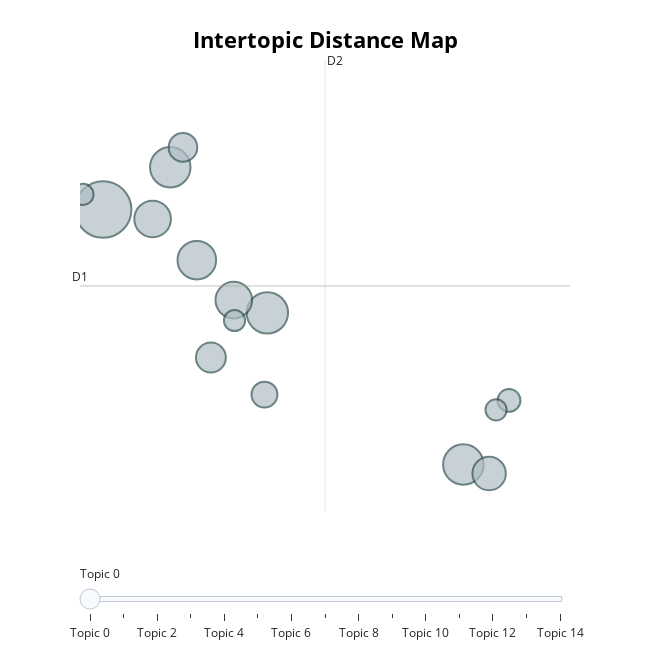
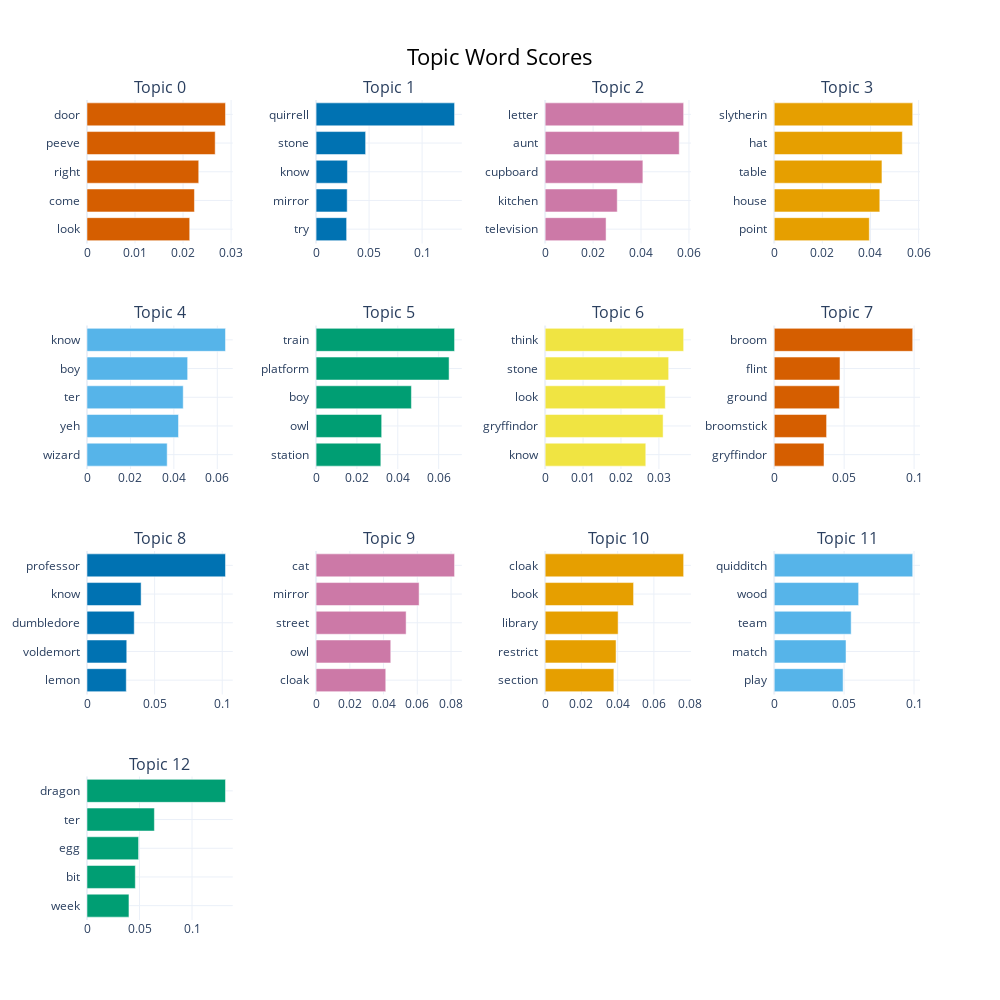

Notebook code for these charts, in order:
### Code cell
# 🔢 Funkcija za broj pravih tema (isključujući outlier -1)
def count_true_topics(topic_info_df):
    return topic_info_df[topic_info_df.Topic != -1].shape[0]

# 🥇 Izbor najboljeg modela po broju pravih tema
best_bertopic = max(bertopic_results, key=lambda x: count_true_topics(x["topic_info"]))
best_model = best_bertopic["model"]

print("\n🏆 Najbolji BERTopic model:")
print(f"- ngram_range: {best_bertopic['ngram']}")
print(f"- min_topic_size: {best_bertopic['min_topic_size']}")
print(f"- Broj pravih tema: {count_true_topics(best_bertopic['topic_info'])}")

# 🧾 Prikaz svih 13 tema
print("\n📄 Sve teme:")
topic_info = best_model.get_topic_info()
print(topic_info[topic_info.Topic != -1].head(13))  # samo 13 tema, bez -1 outlier-a

# 📊 Interaktivna vizualizacija svih tema
best_model.visualize_topics().show()

# 📈 Bar chart za svih 13 tema
best_model.visualize_barchart(top_n_topics=13).show()

### Figure 1 — Plotly figure (JSON) as saved in the notebook; plotly's stock layout.template omitted (floating-point values rounded to 4 significant figures)
{"data": [{"customdata": [[0, "door | peeve | right | come | look", 43], [1, "quirrell | stone | know | mirror | try", 23], [2, "letter | aunt | cupboard | kitchen | television", 22], [3, "slytherin | hat | table | house | point", 22], [4, "know | boy | ter | yeh | wizard", 20], [5, "train | platform | boy | owl | station", 18], [6, "think | stone | look | gryffindor | know", 18], [7, "broom | flint | ground | broomstick | gryffindor", 15], [8, "professor | know | dumbledore | voldemort | lemon", 12], [9, "cat | mirror | street | owl | cloak", 11], [10, "cloak | book | library | restrict | section", 9], [11, "quidditch | wood | team | match | play", 7], [12, "dragon | ter | egg | bit | week", 6], [13, "wand | inch | curious | measure | yes", 6], [14, "wood | bludger | ball | snitch | chaser", 6]], "hovertemplate": "<b>Topic %{customdata[0]}</b><br>%{customdata[1]}<br>Size: %{customdata[2]}", "legendgroup": "", "marker": {"color": "#B0BEC5", "line": {"color": "DarkSlateGrey", "width": 2}, "size": [43, 23, 22, 22, 20, 18, 18, 15, 12, 11, 9, 7, 6, 6, 6], "sizemode": "area", "sizeref": 0.02687, "symbol": "circle"}, "mode": "markers", "name": "", "orientation": "v", "showlegend": false, "type": "scatter", "x": [0.009855, 2.488, 1.023, 5.446, 1.424, 0.757, 1.982, 5.835, 1.637, 1.215, 2.445, 6.135, 1.993, -0.2945, 5.939], "xaxis": "x", "y": [6.957, 5.575, 7.521, 3.547, 6.279, 6.83, 5.745, 3.427, 4.977, 7.787, 4.482, 4.404, 5.473, 7.158, 4.278], "yaxis": "y"}], "layout": {"annotations": [{"showarrow": false, "text": "D1", "x": -0.3386, "y": 5.934, "yshift": 10}, {"showarrow": false, "text": "D2", "x": 3.358, "xshift": 10, "y": 8.955}], "height": 650, "hoverlabel": {"bgcolor": "white", "font": {"family": "Rockwell", "size": 16}}, "legend": {"itemsizing": "constant", "tracegroupgap": 0}, "margin": {"t": 60}, "shapes": [{"line": {"color": "#CFD8DC", "width": 2}, "type": "line", "x0": 3.358, "x1": 3.358, "y0": 2.913, "y1": 8.955}, {"line": {"color": "#9E9E9E", "width": 2}, "type": "line", "x0": -0.3386, "x1": 7.055, "y0": 5.934, "y1": 5.934}], "sliders": [{"active": 0, "pad": {"t": 50}, "steps": [{"args": [{"marker.color": [["red", "#B0BEC5", "#B0BEC5", "#B0BEC5", "#B0BEC5", "#B0BEC5", "#B0BEC5", "#B0BEC5", "#B0BEC5", "#B0BEC5", "#B0BEC5", "#B0BEC5", "#B0BEC5", "#B0BEC5", "#B0BEC5"]]}], "label": "Topic 0", "method": "update"}, {"args": [{"marker.color": [["#B0BEC5", "red", "#B0BEC5", "#B0BEC5", "#B0BEC5", "#B0BEC5", "#B0BEC5", "#B0BEC5", "#B0BEC5", "#B0BEC5", "#B0BEC5", "#B0BEC5", "#B0BEC5", "#B0BEC5", "#B0BEC5"]]}], "label": "Topic 1", "method": "update"}, {"args": [{"marker.color": [["#B0BEC5", "#B0BEC5", "red", "#B0BEC5", "#B0BEC5", "#B0BEC5", "#B0BEC5", "#B0BEC5", "#B0BEC5", "#B0BEC5", "#B0BEC5", "#B0BEC5", "#B0BEC5", "#B0BEC5", "#B0BEC5"]]}], "label": "Topic 2", "method": "update"}, {"args": [{"marker.color": [["#B0BEC5", "#B0BEC5", "#B0BEC5", "red", "#B0BEC5", "#B0BEC5", "#B0BEC5", "#B0BEC5", "#B0BEC5", "#B0BEC5", "#B0BEC5", "#B0BEC5", "#B0BEC5", "#B0BEC5", "#B0BEC5"]]}], "label": "Topic 3", "method": "update"}, {"args": [{"marker.color": [["#B0BEC5", "#B0BEC5", "#B0BEC5", "#B0BEC5", "red", "#B0BEC5", "#B0BEC5", "#B0BEC5", "#B0BEC5", "#B0BEC5", "#B0BEC5", "#B0BEC5", "#B0BEC5", "#B0BEC5", "#B0BEC5"]]}], "label": "Topic 4", "method": "update"}, {"args": [{"marker.color": [["#B0BEC5", "#B0BEC5", "#B0BEC5", "#B0BEC5", "#B0BEC5", "red", "#B0BEC5", "#B0BEC5", "#B0BEC5", "#B0BEC5", "#B0BEC5", "#B0BEC5", "#B0BEC5", "#B0BEC5", "#B0BEC5"]]}], "label": "Topic 5", "method": "update"}, {"args": [{"marker.color": [["#B0BEC5", "#B0BEC5", "#B0BEC5", "#B0BEC5", "#B0BEC5", "#B0BEC5", "red", "#B0BEC5", "#B0BEC5", "#B0BEC5", "#B0BEC5", "#B0BEC5", "#B0BEC5", "#B0BEC5", "#B0BEC5"]]}], "label": "Topic 6", "method": "update"}, {"args": [{"marker.color": [["#B0BEC5", "#B0BEC5", "#B0BEC5", "#B0BEC5", "#B0BEC5", "#B0BEC5", "#B0BEC5", "red", "#B0BEC5", "#B0BEC5", "#B0BEC5", "#B0BEC5", "#B0BEC5", "#B0BEC5", "#B0BEC5"]]}], "label": "Topic 7", "method": "update"}, {"args": [{"marker.color": [["#B0BEC5", "#B0BEC5", "#B0BEC5", "#B0BEC5", "#B0BEC5", "#B0BEC5", "#B0BEC5", "#B0BEC5", "red", "#B0BEC5", "#B0BEC5", "#B0BEC5", "#B0BEC5", "#B0BEC5", "#B0BEC5"]]}], "label": "Topic 8", "method": "update"}, {"args": [{"marker.color": [["#B0BEC5", "#B0BEC5", "#B0BEC5", "#B0BEC5", "#B0BEC5", "#B0BEC5", "#B0BEC5", "#B0BEC5", "#B0BEC5", "red", "#B0BEC5", "#B0BEC5", "#B0BEC5", "#B0BEC5", "#B0BEC5"]]}], "label": "Topic 9", "method": "update"}, {"args": [{"marker.color": [["#B0BEC5", "#B0BEC5", "#B0BEC5", "#B0BEC5", "#B0BEC5", "#B0BEC5", "#B0BEC5", "#B0BEC5", "#B0BEC5", "#B0BEC5", "red", "#B0BEC5", "#B0BEC5", "#B0BEC5", "#B0BEC5"]]}], "label": "Topic 10", "method": "update"}, {"args": [{"marker.color": [["#B0BEC5", "#B0BEC5", "#B0BEC5", "#B0BEC5", "#B0BEC5", "#B0BEC5", "#B0BEC5", "#B0BEC5", "#B0BEC5", "#B0BEC5", "#B0BEC5", "red", "#B0BEC5", "#B0BEC5", "#B0BEC5"]]}], "label": "Topic 11", "method": "update"}, {"args": [{"marker.color": [["#B0BEC5", "#B0BEC5", "#B0BEC5", "#B0BEC5", "#B0BEC5", "#B0BEC5", "#B0BEC5", "#B0BEC5", "#B0BEC5", "#B0BEC5", "#B0BEC5", "#B0BEC5", "red", "#B0BEC5", "#B0BEC5"]]}], "label": "Topic 12", "method": "update"}, {"args": [{"marker.color": [["#B0BEC5", "#B0BEC5", "#B0BEC5", "#B0BEC5", "#B0BEC5", "#B0BEC5", "#B0BEC5", "#B0BEC5", "#B0BEC5", "#B0BEC5", "#B0BEC5", "#B0BEC5", "#B0BEC5", "red", "#B0BEC5"]]}], "label": "Topic 13", "method": "update"}, {"args": [{"marker.color": [["#B0BEC5", "#B0BEC5", "#B0BEC5", "#B0BEC5", "#B0BEC5", "#B0BEC5", "#B0BEC5", "#B0BEC5", "#B0BEC5", "#B0BEC5", "#B0BEC5", "#B0BEC5", "#B0BEC5", "#B0BEC5", "red"]]}], "label": "Topic 14", "method": "update"}]}], "title": {"font": {"color": "Black", "size": 22}, "text": "<b>Intertopic Distance Map</b>", "x": 0.5, "xanchor": "center", "y": 0.95, "yanchor": "top"}, "width": 650, "xaxis": {"anchor": "y", "domain": [0, 1], "range": [-0.3386, 7.055], "title": {"text": ""}, "visible": false}, "yaxis": {"anchor": "x", "domain": [0, 1], "range": [2.913, 8.955], "title": {"text": ""}, "visible": false}}}

### Figure 2 — Plotly figure (JSON) as saved in the notebook; plotly's stock layout.template omitted (floating-point values rounded to 4 significant figures)
{"data": [{"marker": {"color": "#D55E00"}, "orientation": "h", "type": "bar", "x": [0.02138, 0.02237, 0.02326, 0.02669, 0.02883], "xaxis": "x", "y": ["look  ", "come  ", "right  ", "peeve  ", "door  "], "yaxis": "y"}, {"marker": {"color": "#0072B2"}, "orientation": "h", "type": "bar", "x": [0.02882, 0.02934, 0.02958, 0.04673, 0.1306], "xaxis": "x2", "y": ["try  ", "mirror  ", "know  ", "stone  ", "quirrell  "], "yaxis": "y2"}, {"marker": {"color": "#CC79A7"}, "orientation": "h", "type": "bar", "x": [0.02541, 0.03008, 0.04077, 0.05594, 0.05777], "xaxis": "x3", "y": ["television  ", "kitchen  ", "cupboard  ", "aunt  ", "letter  "], "yaxis": "y3"}, {"marker": {"color": "#E69F00"}, "orientation": "h", "type": "bar", "x": [0.03951, 0.04387, 0.04476, 0.05322, 0.05755], "xaxis": "x4", "y": ["point  ", "house  ", "table  ", "hat  ", "slytherin  "], "yaxis": "y4"}, {"marker": {"color": "#56B4E9"}, "orientation": "h", "type": "bar", "x": [0.03692, 0.04213, 0.0443, 0.04634, 0.06377], "xaxis": "x5", "y": ["wizard  ", "yeh  ", "ter  ", "boy  ", "know  "], "yaxis": "y5"}, {"marker": {"color": "#009E73"}, "orientation": "h", "type": "bar", "x": [0.0317, 0.03211, 0.04667, 0.06511, 0.06779], "xaxis": "x6", "y": ["station  ", "owl  ", "boy  ", "platform  ", "train  "], "yaxis": "y6"}, {"marker": {"color": "#F0E442"}, "orientation": "h", "type": "bar", "x": [0.02654, 0.03111, 0.03168, 0.03257, 0.03652], "xaxis": "x7", "y": ["know  ", "gryffindor  ", "look  ", "stone  ", "think  "], "yaxis": "y7"}, {"marker": {"color": "#D55E00"}, "orientation": "h", "type": "bar", "x": [0.03559, 0.03743, 0.04659, 0.04703, 0.09901], "xaxis": "x8", "y": ["gryffindor  ", "broomstick  ", "ground  ", "flint  ", "broom  "], "yaxis": "y8"}, {"marker": {"color": "#0072B2"}, "orientation": "h", "type": "bar", "x": [0.02905, 0.0294, 0.03493, 0.04001, 0.1024], "xaxis": "x9", "y": ["lemon  ", "voldemort  ", "dumbledore  ", "know  ", "professor  "], "yaxis": "y9"}, {"marker": {"color": "#CC79A7"}, "orientation": "h", "type": "bar", "x": [0.04131, 0.04427, 0.05337, 0.06107, 0.08209], "xaxis": "x10", "y": ["cloak  ", "owl  ", "street  ", "mirror  ", "cat  "], "yaxis": "y10"}, {"marker": {"color": "#E69F00"}, "orientation": "h", "type": "bar", "x": [0.03792, 0.03913, 0.04026, 0.04879, 0.07642], "xaxis": "x11", "y": ["section  ", "restrict  ", "library  ", "book  ", "cloak  "], "yaxis": "y11"}, {"marker": {"color": "#56B4E9"}, "orientation": "h", "type": "bar", "x": [0.04926, 0.05136, 0.05504, 0.06038, 0.09908], "xaxis": "x12", "y": ["play  ", "match  ", "team  ", "wood  ", "quidditch  "], "yaxis": "y12"}, {"marker": {"color": "#009E73"}, "orientation": "h", "type": "bar", "x": [0.03996, 0.04602, 0.04912, 0.06418, 0.1319], "xaxis": "x13", "y": ["week  ", "bit  ", "egg  ", "ter  ", "dragon  "], "yaxis": "y13"}], "layout": {"annotations": [{"font": {"size": 16}, "showarrow": false, "text": "Topic 0", "x": 0.0875, "xanchor": "center", "xref": "paper", "y": 1, "yanchor": "bottom", "yref": "paper"}, {"font": {"size": 16}, "showarrow": false, "text": "Topic 1", "x": 0.3625, "xanchor": "center", "xref": "paper", "y": 1, "yanchor": "bottom", "yref": "paper"}, {"font": {"size": 16}, "showarrow": false, "text": "Topic 2", "x": 0.6375, "xanchor": "center", "xref": "paper", "y": 1, "yanchor": "bottom", "yref": "paper"}, {"font": {"size": 16}, "showarrow": false, "text": "Topic 3", "x": 0.9125, "xanchor": "center", "xref": "paper", "y": 1, "yanchor": "bottom", "yref": "paper"}, {"font": {"size": 16}, "showarrow": false, "text": "Topic 4", "x": 0.0875, "xanchor": "center", "xref": "paper", "y": 0.725, "yanchor": "bottom", "yref": "paper"}, {"font": {"size": 16}, "showarrow": false, "text": "Topic 5", "x": 0.3625, "xanchor": "center", "xref": "paper", "y": 0.725, "yanchor": "bottom", "yref": "paper"}, {"font": {"size": 16}, "showarrow": false, "text": "Topic 6", "x": 0.6375, "xanchor": "center", "xref": "paper", "y": 0.725, "yanchor": "bottom", "yref": "paper"}, {"font": {"size": 16}, "showarrow": false, "text": "Topic 7", "x": 0.9125, "xanchor": "center", "xref": "paper", "y": 0.725, "yanchor": "bottom", "yref": "paper"}, {"font": {"size": 16}, "showarrow": false, "text": "Topic 8", "x": 0.0875, "xanchor": "center", "xref": "paper", "y": 0.45, "yanchor": "bottom", "yref": "paper"}, {"font": {"size": 16}, "showarrow": false, "text": "Topic 9", "x": 0.3625, "xanchor": "center", "xref": "paper", "y": 0.45, "yanchor": "bottom", "yref": "paper"}, {"font": {"size": 16}, "showarrow": false, "text": "Topic 10", "x": 0.6375, "xanchor": "center", "xref": "paper", "y": 0.45, "yanchor": "bottom", "yref": "paper"}, {"font": {"size": 16}, "showarrow": false, "text": "Topic 11", "x": 0.9125, "xanchor": "center", "xref": "paper", "y": 0.45, "yanchor": "bottom", "yref": "paper"}, {"font": {"size": 16}, "showarrow": false, "text": "Topic 12", "x": 0.0875, "xanchor": "center", "xref": "paper", "y": 0.175, "yanchor": "bottom", "yref": "paper"}], "height": 1000, "hoverlabel": {"bgcolor": "white", "font": {"family": "Rockwell", "size": 16}}, "showlegend": false, "title": {"font": {"color": "Black", "size": 22}, "text": "Topic Word Scores", "x": 0.5, "xanchor": "center", "yanchor": "top"}, "width": 1000, "xaxis": {"anchor": "y", "domain": [0, 0.175], "showgrid": true}, "xaxis10": {"anchor": "y10", "domain": [0.275, 0.45], "showgrid": true}, "xaxis11": {"anchor": "y11", "domain": [0.55, 0.725], "showgrid": true}, "xaxis12": {"anchor": "y12", "domain": [0.825, 1], "showgrid": true}, "xaxis13": {"anchor": "y13", "domain": [0, 0.175], "showgrid": true}, "xaxis14": {"anchor": "y14", "domain": [0.275, 0.45], "showgrid": true}, "xaxis15": {"anchor": "y15", "domain": [0.55, 0.725], "showgrid": true}, "xaxis16": {"anchor": "y16", "domain": [0.825, 1], "showgrid": true}, "xaxis2": {"anchor": "y2", "domain": [0.275, 0.45], "showgrid": true}, "xaxis3": {"anchor": "y3", "domain": [0.55, 0.725], "showgrid": true}, "xaxis4": {"anchor": "y4", "domain": [0.825, 1], "showgrid": true}, "xaxis5": {"anchor": "y5", "domain": [0, 0.175], "showgrid": true}, "xaxis6": {"anchor": "y6", "domain": [0.275, 0.45], "showgrid": true}, "xaxis7": {"anchor": "y7", "domain": [0.55, 0.725], "showgrid": true}, "xaxis8": {"anchor": "y8", "domain": [0.825, 1], "showgrid": true}, "xaxis9": {"anchor": "y9", "domain": [0, 0.175], "showgrid": true}, "yaxis": {"anchor": "x", "domain": [0.825, 1], "showgrid": true}, "yaxis10": {"anchor": "x10", "domain": [0.275, 0.45], "showgrid": true}, "yaxis11": {"anchor": "x11", "domain": [0.275, 0.45], "showgrid": true}, "yaxis12": {"anchor": "x12", "domain": [0.275, 0.45], "showgrid": true}, "yaxis13": {"anchor": "x13", "domain": [0, 0.175], "showgrid": true}, "yaxis14": {"anchor": "x14", "domain": [0, 0.175], "showgrid": true}, "yaxis15": {"anchor": "x15", "domain": [0, 0.175], "showgrid": true}, "yaxis16": {"anchor": "x16", "domain": [0, 0.175], "showgrid": true}, "yaxis2": {"anchor": "x2", "domain": [0.825, 1], "showgrid": true}, "yaxis3": {"anchor": "x3", "domain": [0.825, 1], "showgrid": true}, "yaxis4": {"anchor": "x4", "domain": [0.825, 1], "showgrid": true}, "yaxis5": {"anchor": "x5", "domain": [0.55, 0.725], "showgrid": true}, "yaxis6": {"anchor": "x6", "domain": [0.55, 0.725], "showgrid": true}, "yaxis7": {"anchor": "x7", "domain": [0.55, 0.725], "showgrid": true}, "yaxis8": {"anchor": "x8", "domain": [0.55, 0.725], "showgrid": true}, "yaxis9": {"anchor": "x9", "domain": [0.275, 0.45], "showgrid": true}}}
